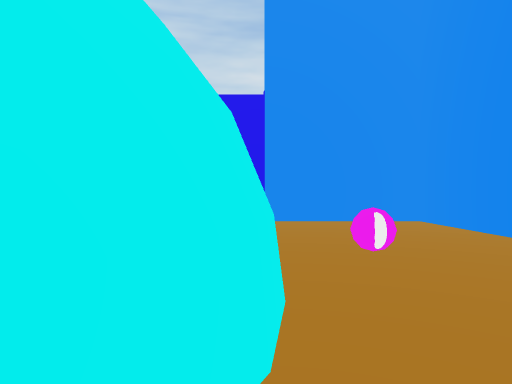
view 1 (above)

19 first-person views from a walk through a scene from a Unity 3-D project. The camera is 1.4 m above the floor, looks level and sees 75° across. The floor is counted in squares, 1.44 m on a side. Each view is taken from the middle of a square. On the plan, view 1 faces up. The plan holds only what a view shows up to about 12 squares ahead; the rest is blank. The place goes on beyond the plan. The player is left out.

view 2
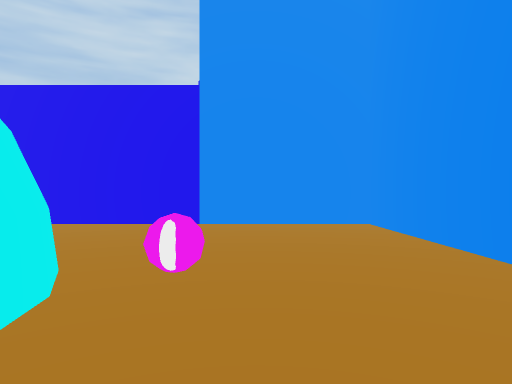

view 3
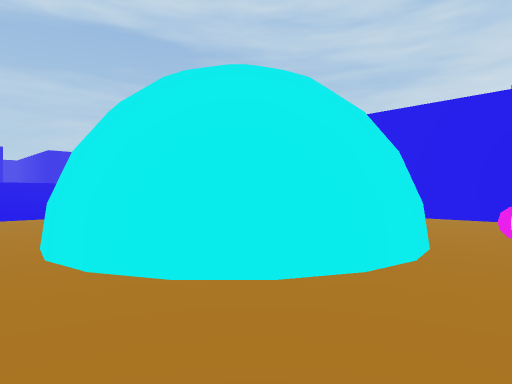

view 4
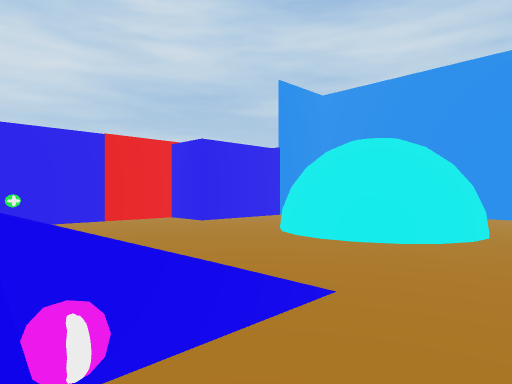

view 5
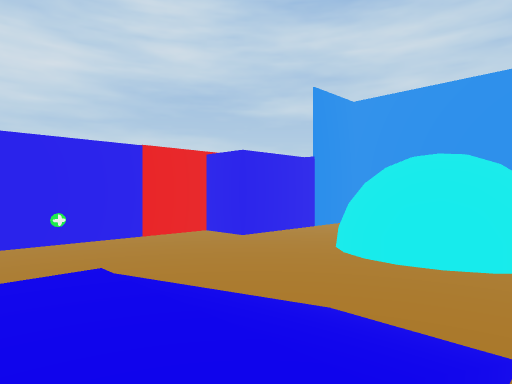

view 6
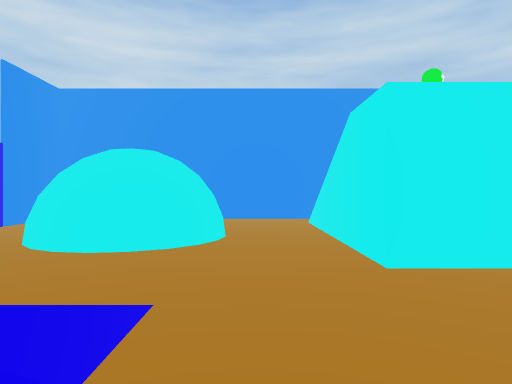

view 7
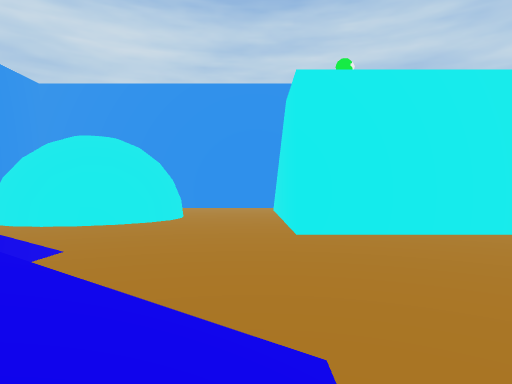

view 8
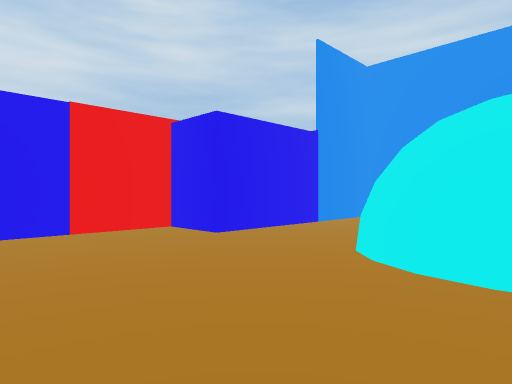

view 9
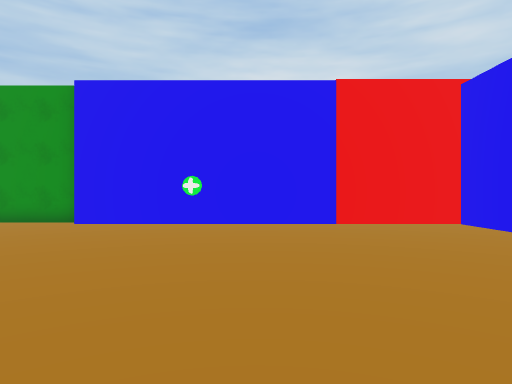

view 10
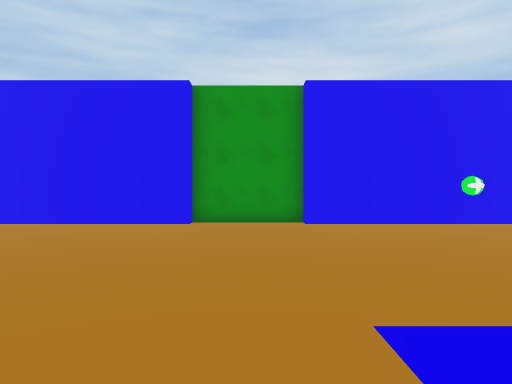

view 11
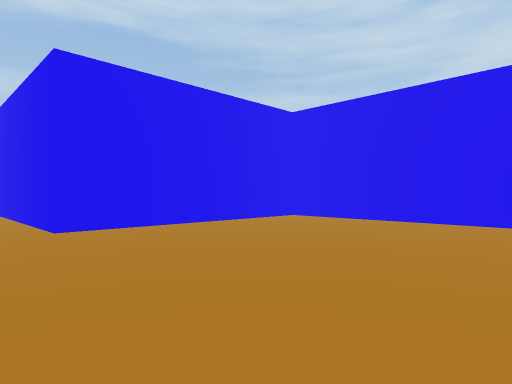

view 12
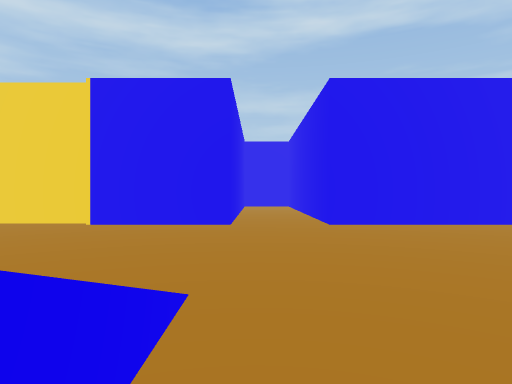

view 13
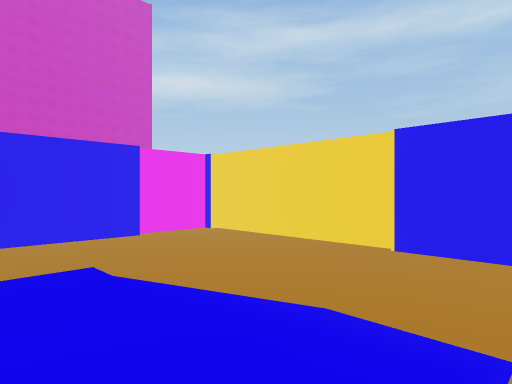

view 14
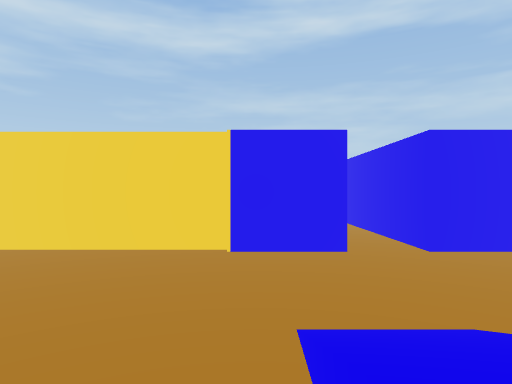

view 15
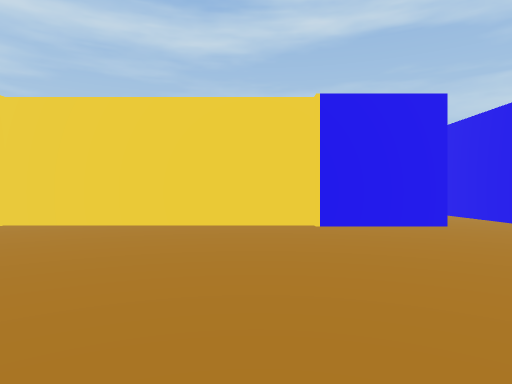

view 16
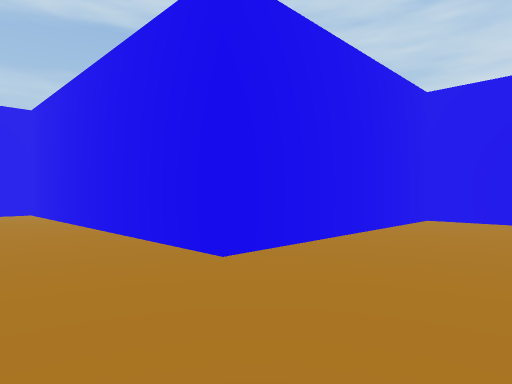

view 17
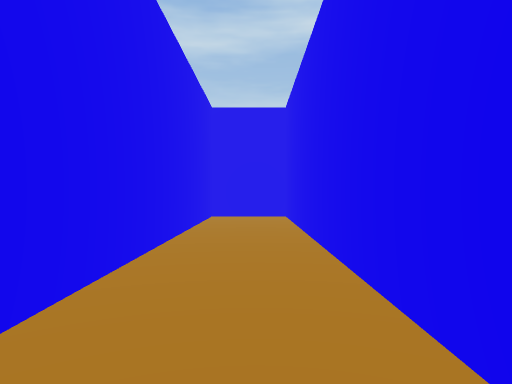

view 18
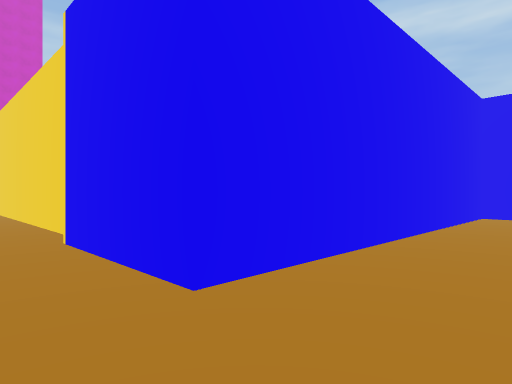

view 19
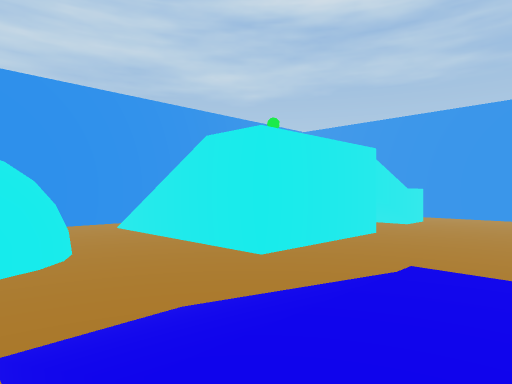

### Floor plan
Key: @ floor where view 1 was taken; # wall or solid block; . main floor; : floor 2 m higher than the main floor; + floor 6.25 m higher than the main floor; / step, stairs or slope; = window, fence, low wall or low ledge; v drop or lower ground; O other object.
Columns run from 39 left of view 1 to 6 right of it. Each row starts with its distance up from view 1.
 14           #########...############
 13           #......................#
 12           #..............#.......##
 11           #.......................############
 10           #..................................#
  9           #..................................#
  8           #..................................#
  7           #..................................#
  6           #..........//  .........#   .......#
  5 ###########......... =    .......##   #......
  4 ................... .      .....##    ##O....
  3 ..................... /    .....##     #....
  2 ###########......////:::////....##    ##..
  1           #......////:::////.....##   #...
  0           #......////:::////......#####@..
 -1           #........   //#................
 -2          ##.........  //...........  ... .
 -3          #..........  //...........
 -4          #.......... ///...........
 -5          #..........   .......#vvvv
 -6          #..........   .......+
 -7          #............ .......OO
 -8          #............ .......+
 -9          #...... ....   ......+
-10          #.....   ...   ... ..+
-11          #...      ..   ..

Where each view was taken, in squares from view 1:
view 1: 0 up, 0 right, facing up
view 2: 1 up, 2 right, facing up
view 3: 2 down, 2 right, facing up-left
view 4: 3 down, 16 left, facing up-right
view 5: 1 down, 17 left, facing up-right
view 6: 2 down, 17 left, facing right
view 7: 4 down, 18 left, facing right
view 8: 2 up, 13 left, facing up-right
view 9: 4 up, 12 left, facing up
view 10: 4 up, 19 left, facing up
view 11: 3 up, 20 left, facing up-left
view 12: 3 up, 19 left, facing left
view 13: 3 up, 17 left, facing down-left
view 14: 1 down, 17 left, facing left
view 15: 4 down, 18 left, facing left
view 16: 2 up, 25 left, facing up-left
view 17: 4 up, 28 left, facing left
view 18: 5 up, 27 left, facing down-left
view 19: 3 up, 17 left, facing down-right
